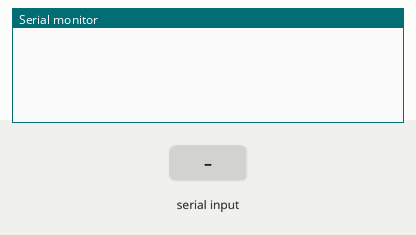
Bench run of a sketch on a simulated ESP32. Parts: the last lines printed to the serial monitor. Inputs (shaded band) come from the test bench.

Above: at 2.8 s.
2.9 s: "90,45,200\n" received over the second serial link
At 3.4 s:
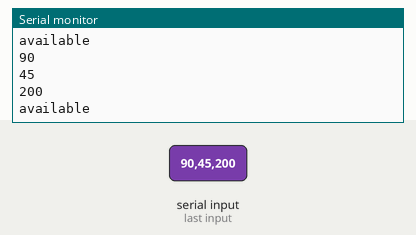
4.5 s: "30,150,10\n" received over the second serial link
At 5.7 s:
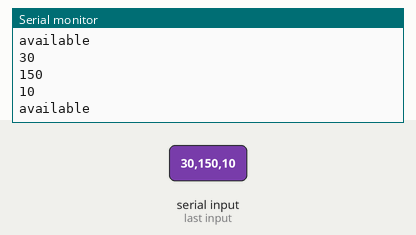
Timing chart, 0 to 7.5 s (numbered marks = the images above; inputs shaded):
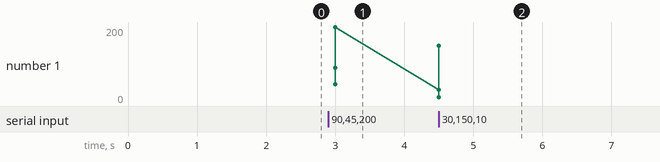

Measured:
- after the input at 2.9 s, the serial monitor: prints a new line after 0.10 s (image 1)
- after the input at 4.5 s, the serial monitor: prints a new line at once (image 2)

The sketch:

esp32_serial.ino
```cpp
#include <HardwareSerial.h>

void setup() {
  Serial.begin(9600);
  // esp32_serial.begin(9600, SERIAL_8N1, 16, 17);
  Serial2.begin(9600, SERIAL_8N1, 16, 17);
}


void loop() {
  while (Serial2.available() > 0) {
    Serial.println("available");
    int temp = Serial2.parseInt();
    if (temp <= 0) {
      temp = Serial2.parseInt();
    }
    int gas = Serial2.parseInt();
    if (gas <= 0) {
      gas = Serial2.parseInt();
    }
    int smoke = Serial2.parseInt();
    if (smoke <= 0) {
      smoke = Serial2.parseInt();
    }
    Serial.println(temp);
    Serial.println(gas);
    Serial.println(smoke);
  }
  delay(1000);
}
```
